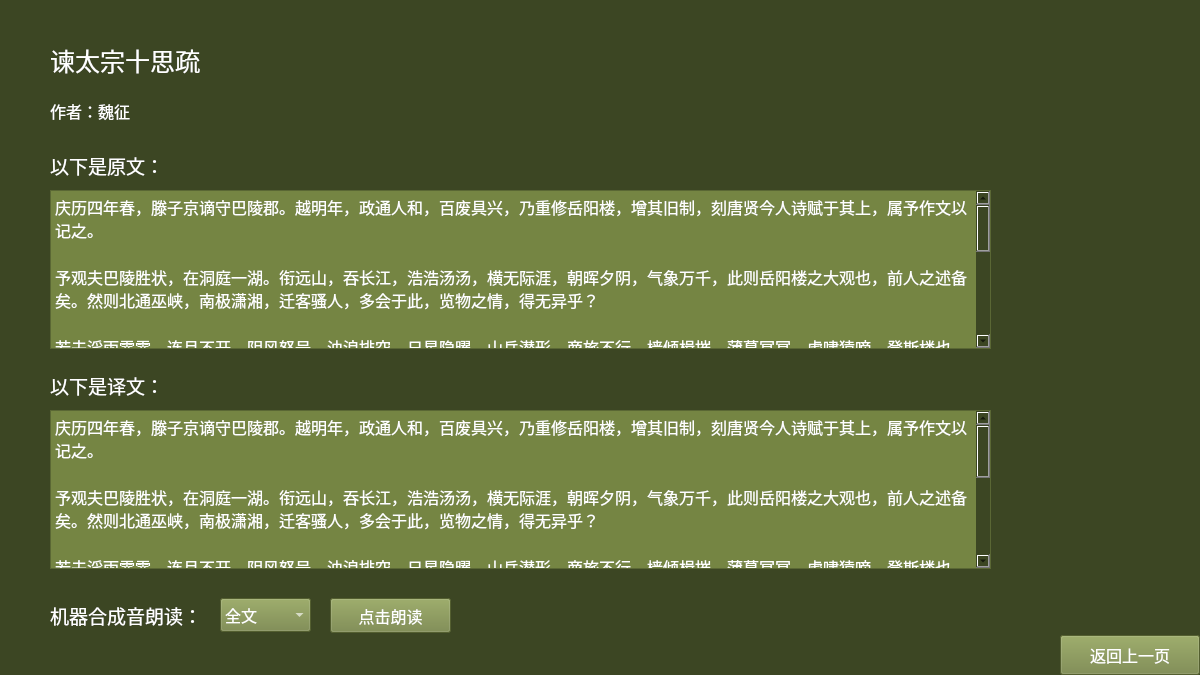
<?xml version="1.0" encoding="UTF-8"?>
<ui version="4.0">
 <class>LearnNormal</class>
 <widget class="QFrame" name="LearnNormal">
  <property name="geometry">
   <rect>
    <x>0</x>
    <y>0</y>
    <width>1200</width>
    <height>675</height>
   </rect>
  </property>
  <property name="font">
   <font>
    <family>等线</family>
    <pointsize>12</pointsize>
   </font>
  </property>
  <property name="windowTitle">
   <string>Frame</string>
  </property>
  <property name="styleSheet">
   <string notr="true">background-color: rgb(60, 70, 35);</string>
  </property>
  <widget class="QLabel" name="labelTitle">
   <property name="geometry">
    <rect>
     <x>50</x>
     <y>30</y>
     <width>751</width>
     <height>61</height>
    </rect>
   </property>
   <property name="font">
    <font>
     <family>等线</family>
     <pointsize>19</pointsize>
    </font>
   </property>
   <property name="styleSheet">
    <string notr="true">color: rgb(255, 255, 255);</string>
   </property>
   <property name="text">
    <string>谏太宗十思疏</string>
   </property>
  </widget>
  <widget class="QLabel" name="labelAuthor">
   <property name="geometry">
    <rect>
     <x>50</x>
     <y>100</y>
     <width>231</width>
     <height>21</height>
    </rect>
   </property>
   <property name="font">
    <font>
     <family>等线</family>
     <pointsize>12</pointsize>
    </font>
   </property>
   <property name="styleSheet">
    <string notr="true">color: rgb(255, 255, 255);</string>
   </property>
   <property name="text">
    <string>作者：魏征</string>
   </property>
  </widget>
  <widget class="QPushButton" name="pushButtonExit">
   <property name="geometry">
    <rect>
     <x>1060</x>
     <y>635</y>
     <width>140</width>
     <height>40</height>
    </rect>
   </property>
   <property name="font">
    <font>
     <family>等线</family>
     <pointsize>12</pointsize>
    </font>
   </property>
   <property name="focusPolicy">
    <enum>Qt::NoFocus</enum>
   </property>
   <property name="styleSheet">
    <string notr="true">background-color: rgb(117, 133, 67);
color: rgb(255, 255, 255);</string>
   </property>
   <property name="text">
    <string>返回上一页</string>
   </property>
  </widget>
  <widget class="QPushButton" name="pushButtonRead">
   <property name="geometry">
    <rect>
     <x>330</x>
     <y>598</y>
     <width>121</width>
     <height>35</height>
    </rect>
   </property>
   <property name="font">
    <font>
     <family>等线</family>
     <pointsize>12</pointsize>
    </font>
   </property>
   <property name="focusPolicy">
    <enum>Qt::NoFocus</enum>
   </property>
   <property name="styleSheet">
    <string notr="true">background-color: rgb(117, 133, 67);
color: rgb(255, 255, 255);</string>
   </property>
   <property name="text">
    <string>点击朗读</string>
   </property>
  </widget>
  <widget class="QLabel" name="labelRead">
   <property name="geometry">
    <rect>
     <x>50</x>
     <y>600</y>
     <width>151</width>
     <height>31</height>
    </rect>
   </property>
   <property name="font">
    <font>
     <family>等线</family>
     <pointsize>14</pointsize>
    </font>
   </property>
   <property name="styleSheet">
    <string notr="true">color: rgb(255, 255, 255);</string>
   </property>
   <property name="text">
    <string>机器合成音朗读：</string>
   </property>
  </widget>
  <widget class="QComboBox" name="comboBoxRead">
   <property name="geometry">
    <rect>
     <x>220</x>
     <y>598</y>
     <width>91</width>
     <height>34</height>
    </rect>
   </property>
   <property name="font">
    <font>
     <family>等线</family>
     <pointsize>12</pointsize>
    </font>
   </property>
   <property name="styleSheet">
    <string notr="true">background-color: rgb(117, 133, 67);
color: rgb(255, 255, 255);</string>
   </property>
   <item>
    <property name="text">
     <string>全文</string>
    </property>
   </item>
   <item>
    <property name="text">
     <string>第1段</string>
    </property>
   </item>
  </widget>
  <widget class="QTextBrowser" name="textBrowserOrig">
   <property name="geometry">
    <rect>
     <x>50</x>
     <y>190</y>
     <width>941</width>
     <height>159</height>
    </rect>
   </property>
   <property name="font">
    <font>
     <family>等线</family>
     <pointsize>12</pointsize>
    </font>
   </property>
   <property name="focusPolicy">
    <enum>Qt::NoFocus</enum>
   </property>
   <property name="styleSheet">
    <string notr="true">background-color: rgb(117, 133, 67);
color: rgb(255, 255, 255);</string>
   </property>
   <property name="html">
    <string>&lt;!DOCTYPE HTML PUBLIC &quot;-//W3C//DTD HTML 4.0//EN&quot; &quot;http://www.w3.org/TR/REC-html40/strict.dtd&quot;&gt;
&lt;html&gt;&lt;head&gt;&lt;meta name=&quot;qrichtext&quot; content=&quot;1&quot; /&gt;&lt;style type=&quot;text/css&quot;&gt;
p, li { white-space: pre-wrap; }
&lt;/style&gt;&lt;/head&gt;&lt;body style=&quot; font-family:'等线'; font-size:12pt; font-weight:400; font-style:normal;&quot;&gt;
&lt;p style=&quot; margin-top:0px; margin-bottom:0px; margin-left:0px; margin-right:0px; -qt-block-indent:0; text-indent:0px;&quot;&gt;庆历四年春，滕子京谪守巴陵郡。越明年，政通人和，百废具兴，乃重修岳阳楼，增其旧制，刻唐贤今人诗赋于其上，属予作文以记之。&lt;/p&gt;
&lt;p style=&quot;-qt-paragraph-type:empty; margin-top:0px; margin-bottom:0px; margin-left:0px; margin-right:0px; -qt-block-indent:0; text-indent:0px;&quot;&gt;&lt;br /&gt;&lt;/p&gt;
&lt;p style=&quot; margin-top:0px; margin-bottom:0px; margin-left:0px; margin-right:0px; -qt-block-indent:0; text-indent:0px;&quot;&gt;予观夫巴陵胜状，在洞庭一湖。衔远山，吞长江，浩浩汤汤，横无际涯，朝晖夕阴，气象万千，此则岳阳楼之大观也，前人之述备矣。然则北通巫峡，南极潇湘，迁客骚人，多会于此，览物之情，得无异乎？&lt;/p&gt;
&lt;p style=&quot;-qt-paragraph-type:empty; margin-top:0px; margin-bottom:0px; margin-left:0px; margin-right:0px; -qt-block-indent:0; text-indent:0px;&quot;&gt;&lt;br /&gt;&lt;/p&gt;
&lt;p style=&quot; margin-top:0px; margin-bottom:0px; margin-left:0px; margin-right:0px; -qt-block-indent:0; text-indent:0px;&quot;&gt;若夫淫雨霏霏，连月不开，阴风怒号，浊浪排空，日星隐曜，山岳潜形，商旅不行，樯倾楫摧，薄暮冥冥，虎啸猿啼。登斯楼也，则有去国怀乡，忧谗畏讥，满目萧然，感极而悲者矣。&lt;/p&gt;
&lt;p style=&quot;-qt-paragraph-type:empty; margin-top:0px; margin-bottom:0px; margin-left:0px; margin-right:0px; -qt-block-indent:0; text-indent:0px;&quot;&gt;&lt;br /&gt;&lt;/p&gt;
&lt;p style=&quot;-qt-paragraph-type:empty; margin-top:0px; margin-bottom:0px; margin-left:0px; margin-right:0px; -qt-block-indent:0; text-indent:0px;&quot;&gt;&lt;br /&gt;&lt;/p&gt;
&lt;p style=&quot; margin-top:0px; margin-bottom:0px; margin-left:0px; margin-right:0px; -qt-block-indent:0; text-indent:0px;&quot;&gt;至若春和景明，波澜不惊，上下天光，一碧万顷，沙鸥翔集，锦鳞游泳，岸芷汀兰，郁郁青青。而或长烟一空，皓月千里，浮光跃金，静影沉璧，渔歌互答，此乐何极！登斯楼也，则有心旷神怡，宠辱偕忘，把酒临&lt;/p&gt;
&lt;p style=&quot; margin-top:0px; margin-bottom:0px; margin-left:0px; margin-right:0px; -qt-block-indent:0; text-indent:0px;&quot;&gt;风，其喜洋洋者矣。&lt;/p&gt;
&lt;p style=&quot;-qt-paragraph-type:empty; margin-top:0px; margin-bottom:0px; margin-left:0px; margin-right:0px; -qt-block-indent:0; text-indent:0px;&quot;&gt;&lt;br /&gt;&lt;/p&gt;
&lt;p style=&quot; margin-top:0px; margin-bottom:0px; margin-left:0px; margin-right:0px; -qt-block-indent:0; text-indent:0px;&quot;&gt;嗟夫！予尝求古仁人之心，或异二者之为，何哉？不以物喜，不以己悲，居庙堂之高则忧其民，处江湖之远则忧其君。是进亦忧，退亦忧。然则何时而乐耶？其必曰“先天下之忧而忧，后天下之乐而乐”乎！噫！微斯人，吾谁与归？&lt;/p&gt;
&lt;p style=&quot;-qt-paragraph-type:empty; margin-top:0px; margin-bottom:0px; margin-left:0px; margin-right:0px; -qt-block-indent:0; text-indent:0px;&quot;&gt;&lt;br /&gt;&lt;/p&gt;
&lt;p style=&quot; margin-top:0px; margin-bottom:0px; margin-left:0px; margin-right:0px; -qt-block-indent:0; text-indent:0px;&quot;&gt;时六年九月十五日。&lt;/p&gt;&lt;/body&gt;&lt;/html&gt;</string>
   </property>
  </widget>
  <widget class="QLabel" name="labelOrig">
   <property name="geometry">
    <rect>
     <x>50</x>
     <y>150</y>
     <width>151</width>
     <height>31</height>
    </rect>
   </property>
   <property name="font">
    <font>
     <family>等线</family>
     <pointsize>14</pointsize>
    </font>
   </property>
   <property name="styleSheet">
    <string notr="true">color: rgb(255, 255, 255);</string>
   </property>
   <property name="text">
    <string>以下是原文：</string>
   </property>
  </widget>
  <widget class="QTextBrowser" name="textBrowserTran">
   <property name="geometry">
    <rect>
     <x>50</x>
     <y>410</y>
     <width>941</width>
     <height>159</height>
    </rect>
   </property>
   <property name="font">
    <font>
     <family>等线</family>
     <pointsize>12</pointsize>
    </font>
   </property>
   <property name="focusPolicy">
    <enum>Qt::NoFocus</enum>
   </property>
   <property name="styleSheet">
    <string notr="true">background-color: rgb(117, 133, 67);
color: rgb(255, 255, 255);</string>
   </property>
   <property name="frameShape">
    <enum>QFrame::StyledPanel</enum>
   </property>
   <property name="html">
    <string>&lt;!DOCTYPE HTML PUBLIC &quot;-//W3C//DTD HTML 4.0//EN&quot; &quot;http://www.w3.org/TR/REC-html40/strict.dtd&quot;&gt;
&lt;html&gt;&lt;head&gt;&lt;meta name=&quot;qrichtext&quot; content=&quot;1&quot; /&gt;&lt;style type=&quot;text/css&quot;&gt;
p, li { white-space: pre-wrap; }
&lt;/style&gt;&lt;/head&gt;&lt;body style=&quot; font-family:'等线'; font-size:12pt; font-weight:400; font-style:normal;&quot;&gt;
&lt;p style=&quot; margin-top:0px; margin-bottom:0px; margin-left:0px; margin-right:0px; -qt-block-indent:0; text-indent:0px;&quot;&gt;庆历四年春，滕子京谪守巴陵郡。越明年，政通人和，百废具兴，乃重修岳阳楼，增其旧制，刻唐贤今人诗赋于其上，属予作文以记之。&lt;/p&gt;
&lt;p style=&quot;-qt-paragraph-type:empty; margin-top:0px; margin-bottom:0px; margin-left:0px; margin-right:0px; -qt-block-indent:0; text-indent:0px;&quot;&gt;&lt;br /&gt;&lt;/p&gt;
&lt;p style=&quot; margin-top:0px; margin-bottom:0px; margin-left:0px; margin-right:0px; -qt-block-indent:0; text-indent:0px;&quot;&gt;予观夫巴陵胜状，在洞庭一湖。衔远山，吞长江，浩浩汤汤，横无际涯，朝晖夕阴，气象万千，此则岳阳楼之大观也，前人之述备矣。然则北通巫峡，南极潇湘，迁客骚人，多会于此，览物之情，得无异乎？&lt;/p&gt;
&lt;p style=&quot;-qt-paragraph-type:empty; margin-top:0px; margin-bottom:0px; margin-left:0px; margin-right:0px; -qt-block-indent:0; text-indent:0px;&quot;&gt;&lt;br /&gt;&lt;/p&gt;
&lt;p style=&quot; margin-top:0px; margin-bottom:0px; margin-left:0px; margin-right:0px; -qt-block-indent:0; text-indent:0px;&quot;&gt;若夫淫雨霏霏，连月不开，阴风怒号，浊浪排空，日星隐曜，山岳潜形，商旅不行，樯倾楫摧，薄暮冥冥，虎啸猿啼。登斯楼也，则有去国怀乡，忧谗畏讥，满目萧然，感极而悲者矣。&lt;/p&gt;
&lt;p style=&quot;-qt-paragraph-type:empty; margin-top:0px; margin-bottom:0px; margin-left:0px; margin-right:0px; -qt-block-indent:0; text-indent:0px;&quot;&gt;&lt;br /&gt;&lt;/p&gt;
&lt;p style=&quot; margin-top:0px; margin-bottom:0px; margin-left:0px; margin-right:0px; -qt-block-indent:0; text-indent:0px;&quot;&gt;至若春和景明，波澜不惊，上下天光，一碧万顷，沙鸥翔集，锦鳞游泳，岸芷汀兰，郁郁青青。而或长烟一空，皓月千里，浮光跃金，静影沉璧，渔歌互答，此乐何极！登斯楼也，则有心旷神怡，宠辱偕忘，把酒临风，其喜洋洋者矣。&lt;/p&gt;
&lt;p style=&quot;-qt-paragraph-type:empty; margin-top:0px; margin-bottom:0px; margin-left:0px; margin-right:0px; -qt-block-indent:0; text-indent:0px;&quot;&gt;&lt;br /&gt;&lt;/p&gt;
&lt;p style=&quot; margin-top:0px; margin-bottom:0px; margin-left:0px; margin-right:0px; -qt-block-indent:0; text-indent:0px;&quot;&gt;嗟夫！予尝求古仁人之心，或异二者之为，何哉？不以物喜，不以己悲，居庙堂之高则忧其民，处江湖之远则忧其君。是进亦忧，退亦忧。然则何时而乐耶？其必曰“先天下之忧而忧，后天下之乐而乐”乎！噫！微斯人，吾谁与归？&lt;/p&gt;
&lt;p style=&quot;-qt-paragraph-type:empty; margin-top:0px; margin-bottom:0px; margin-left:0px; margin-right:0px; -qt-block-indent:0; text-indent:0px;&quot;&gt;&lt;br /&gt;&lt;/p&gt;
&lt;p style=&quot; margin-top:0px; margin-bottom:0px; margin-left:0px; margin-right:0px; -qt-block-indent:0; text-indent:0px;&quot;&gt;时六年九月十五日。&lt;/p&gt;&lt;/body&gt;&lt;/html&gt;</string>
   </property>
  </widget>
  <widget class="QLabel" name="labelTran">
   <property name="geometry">
    <rect>
     <x>50</x>
     <y>370</y>
     <width>151</width>
     <height>31</height>
    </rect>
   </property>
   <property name="font">
    <font>
     <family>等线</family>
     <pointsize>14</pointsize>
    </font>
   </property>
   <property name="styleSheet">
    <string notr="true">color: rgb(255, 255, 255);</string>
   </property>
   <property name="text">
    <string>以下是译文：</string>
   </property>
  </widget>
 </widget>
 <resources/>
 <connections/>
</ui>
